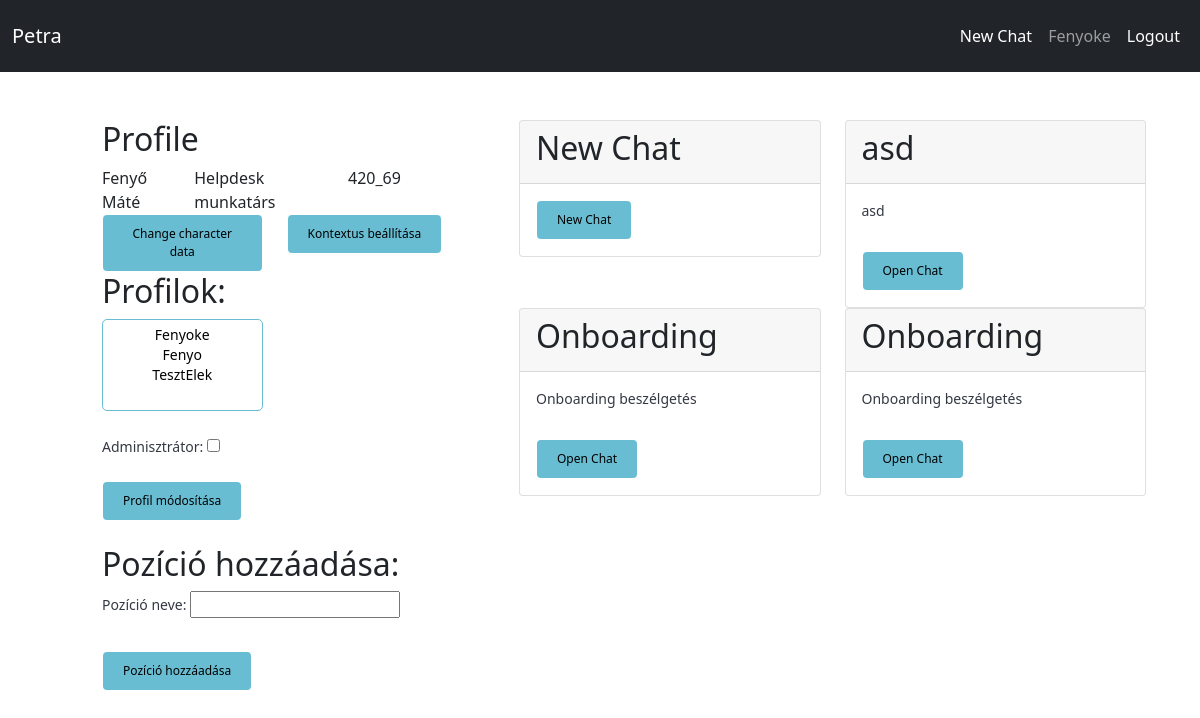
The page /profile/ (signed in) on the database as committed earlier.
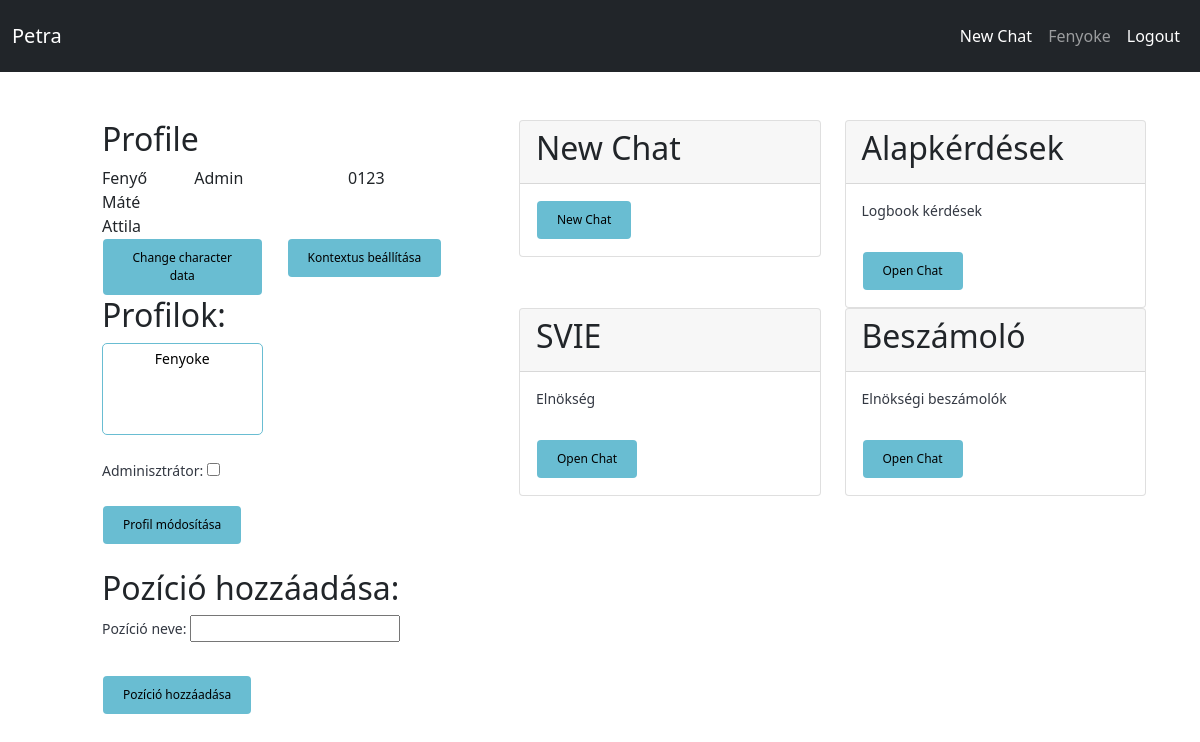
The same page on the database as committed later.
### accounts/models.py (models this page shows)
class Worker(models.Model):
    title = models.ForeignKey(Role, on_delete=models.CASCADE, default=None)
    desk = models.CharField(max_length=20)
    name = models.CharField(max_length=100)
    firstname = models.CharField(max_length=100)
    lastname = models.CharField(max_length=100)
    user = models.ForeignKey(User, on_delete=models.CASCADE, default=None)

class Role(models.Model):
    name = models.CharField(max_length=100)

### PetraBot/models.py (models this page shows)
class Chat(models.Model):
    title = models.CharField(max_length=100)
    context = models.CharField(max_length=100)
    user = models.ForeignKey(User, on_delete=models.CASCADE, default=None)

### PetraBot/views.py (the view)
# urls.py: re_path(r'^profile/$', views.profile, name='profile'),
@login_required
def profile(request):
    chats = Chat.objects.filter(user=request.user)
    roles = Worker.objects.filter(user=request.user)
    if request.method == 'POST':
        form = PermissionForm(request.POST)
        form2 = AddPositionForm(request.POST)
        if form.is_valid():
            users = form.cleaned_data['users']
            permission = form.cleaned_data['permission']
            for user in users:
                user.is_superuser = permission
                user.is_staff = permission
                user.save()
            return redirect('profile')
        if form2.is_valid():
            position = form2.cleaned_data['position']
            Role.objects.create(name=position)
        return redirect('profile')
    else:
        form = PermissionForm()
        form2 = AddPositionForm()
    context = {
        'roles': roles,
        'chats': chats,
        'form': form,
        'form2': form2
    }
    return render(request, 'profile.html', context)

### accounts/forms.py
class PermissionForm(forms.Form):
    users = forms.ModelMultipleChoiceField(queryset=User.objects.all(), label="")
    permission = forms.BooleanField(required=False, widget=CheckboxInput, label="Adminisztrátor")

class AddPositionForm(forms.Form):
    position = forms.CharField(max_length=100, label="Pozíció neve")

### templates/profile.html (shortened to what the changed rows need)
{% extends 'base.html' %}
{% load static %}
{% block content %}
    <div class="container-fluid">
        <div class="row justify-content-start">
            <div class="col-5 justify-content-start">
                <div class="container">
                    <div class="row">
                        <div class="col">
                            <div class="container">
                                <div class="row">
                                    <div class="col-12">
                                        <h2>Profile</h2>
                                    </div>
                                </div>
                                {% for roles in roles %}
                                    <div class="row">
                                        <div class="col-sm-3">
                                            {{ roles.name }}
                                        </div>
                                        <div class="col-sm-5">
                                            {{ roles.title.name }}
                                        </div>
                                        <div class="col-sm-4">
                                            {{ roles.desk }}
                                        </div>
                                    </div>
                                {% endfor %}
                                <div class="row">
                                    {% if user.is_staff %}
                                        <div class="col-md-6">
                                            <a href="{% url 'context' %}" class="btn">Kontextus beállítása</a>
                                        </div>
                                        </div>
                                        <div class="row align-items-center">
                                            <div class="col-md-6">
                                                <h2>Profilok:</h2>
                                                <form method="POST" novalidate>
                                                    {{ form.as_p }}
                                                    <button type="submit" class="btn">Profil módosítása
                                                    </button>
                                                </form>
                                            </div>
                                        </div>
                                        <br>
                                        <div class="row align-items-end">
                                            <div class="col">
                                                <h2>Pozíció hozzáadása:</h2>
                                                <form method="POST" novalidate>
                                                    {{ form2.as_p }}
                                                    <button type="submit" class="btn btn-primary">Pozíció hozzáadása
                                                    </button>
                                                </form>
                                            </div>
                                        </div>
                                    {% else %}
                                        </div>
                                    {% endif %}
                        </div>
                    </div>
                </div>
            </div>
        </div>
        <div class="col-7">
            <div class="row justify-content-start">
                <div class="col-md-6">
                    <div class="card">
                        <div class="card-header">
                            <h2>New Chat</h2>
                        </div>
                    </div>
                </div>
                {% for user in chats %}
                    <div class="col-md-6">
                        <div class="card">
                            <div class="card-header">
                                <h2>{{ user.title }}</h2>
                            </div>
                            <div class="card-body">
                                <div class="col-md-12">
                                    <p>{{ user.context }}</p>
                                </div>
                                <div class="col-md-12">
                                    <a id='cid' name='chat' href="{% url 'chat' user.pk %}"
                                       class="btn btn-primary">Open
                                        Chat</a>
                                </div>
                            </div>
                        </div>
                    </div>
                {% endfor %}
            </div>
        </div>
    </div>
{% endblock %}

Rows that differ between the two databases and show on the page:
removed Chat: title "asd", context "asd"
removed Chat: title "Onboarding", context "Onboarding beszélgetés"
removed Chat: title "Onboarding", context "Onboarding beszélgetés"
changed Worker: name "Fenyő Máté" → "Fenyő Máté Attila"; title.name "Helpdesk munkatárs" → "Admin"; desk "420_69" → "0123"
added Chat: title "Alapkérdések", context "Logbook kérdések"
added Chat: title "SVIE", context "Elnökség"
now on this page (row edited): Chat: title "Beszámoló", context "Elnökségi beszámolók"
Other text that changed with them:
form field users: "Fenyoke / Fenyo / TesztElek" → "Fenyoke"
